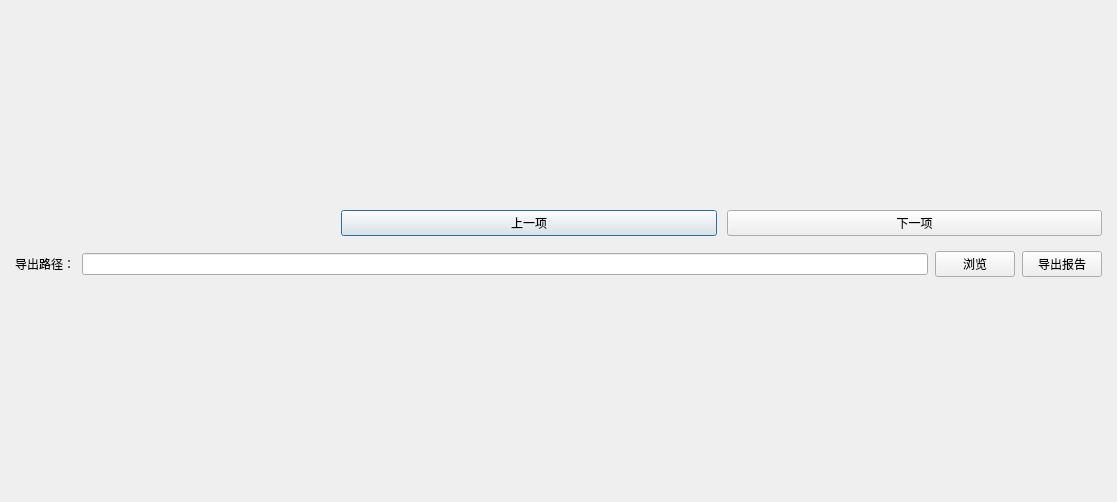
<?xml version="1.0" encoding="UTF-8"?>
<ui version="4.0">
 <class>QSttExportWordReport</class>
 <widget class="QDialog" name="QSttExportWordReport">
  <property name="geometry">
   <rect>
    <x>0</x>
    <y>0</y>
    <width>1117</width>
    <height>502</height>
   </rect>
  </property>
  <property name="windowTitle">
   <string/>
  </property>
  <layout class="QVBoxLayout" name="verticalLayout_2">
   <property name="spacing">
    <number>0</number>
   </property>
   <property name="margin">
    <number>0</number>
   </property>
   <item>
    <layout class="QVBoxLayout" name="verticalLayout">
     <property name="leftMargin">
      <number>0</number>
     </property>
     <property name="bottomMargin">
      <number>0</number>
     </property>
     <item>
      <layout class="QHBoxLayout" name="horizontalLayout" stretch="3,7">
       <property name="spacing">
        <number>10</number>
       </property>
       <property name="leftMargin">
        <number>15</number>
       </property>
       <property name="rightMargin">
        <number>15</number>
       </property>
       <property name="bottomMargin">
        <number>15</number>
       </property>
       <item>
        <layout class="QVBoxLayout" name="verticalLayout_tree"/>
       </item>
       <item>
        <layout class="QVBoxLayout" name="verticalLayout_grid">
         <item>
          <layout class="QHBoxLayout" name="horizontalLayout_prev_next">
           <item>
            <widget class="QPushButton" name="m_btnPrev">
             <property name="text">
              <string>上一项</string>
             </property>
            </widget>
           </item>
           <item>
            <widget class="QPushButton" name="m_btnNext">
             <property name="text">
              <string>下一项</string>
             </property>
            </widget>
           </item>
          </layout>
         </item>
        </layout>
       </item>
      </layout>
     </item>
     <item>
      <layout class="QHBoxLayout" name="horizontalLayout_btn">
       <property name="spacing">
        <number>7</number>
       </property>
       <property name="leftMargin">
        <number>15</number>
       </property>
       <property name="topMargin">
        <number>0</number>
       </property>
       <property name="rightMargin">
        <number>15</number>
       </property>
       <property name="bottomMargin">
        <number>15</number>
       </property>
       <item>
        <widget class="QLabel" name="label_FilePath">
         <property name="text">
          <string>导出路径：</string>
         </property>
        </widget>
       </item>
       <item>
        <widget class="QLineEdit" name="m_editFilePath">
         <property name="inputMask">
          <string/>
         </property>
         <property name="text">
          <string/>
         </property>
         <property name="readOnly">
          <bool>true</bool>
         </property>
        </widget>
       </item>
       <item>
        <widget class="QPushButton" name="m_btnSelPath">
         <property name="text">
          <string>浏览</string>
         </property>
        </widget>
       </item>
       <item>
        <widget class="QPushButton" name="m_btnExport">
         <property name="text">
          <string>导出报告</string>
         </property>
        </widget>
       </item>
      </layout>
     </item>
    </layout>
   </item>
  </layout>
 </widget>
 <resources/>
 <connections/>
</ui>
